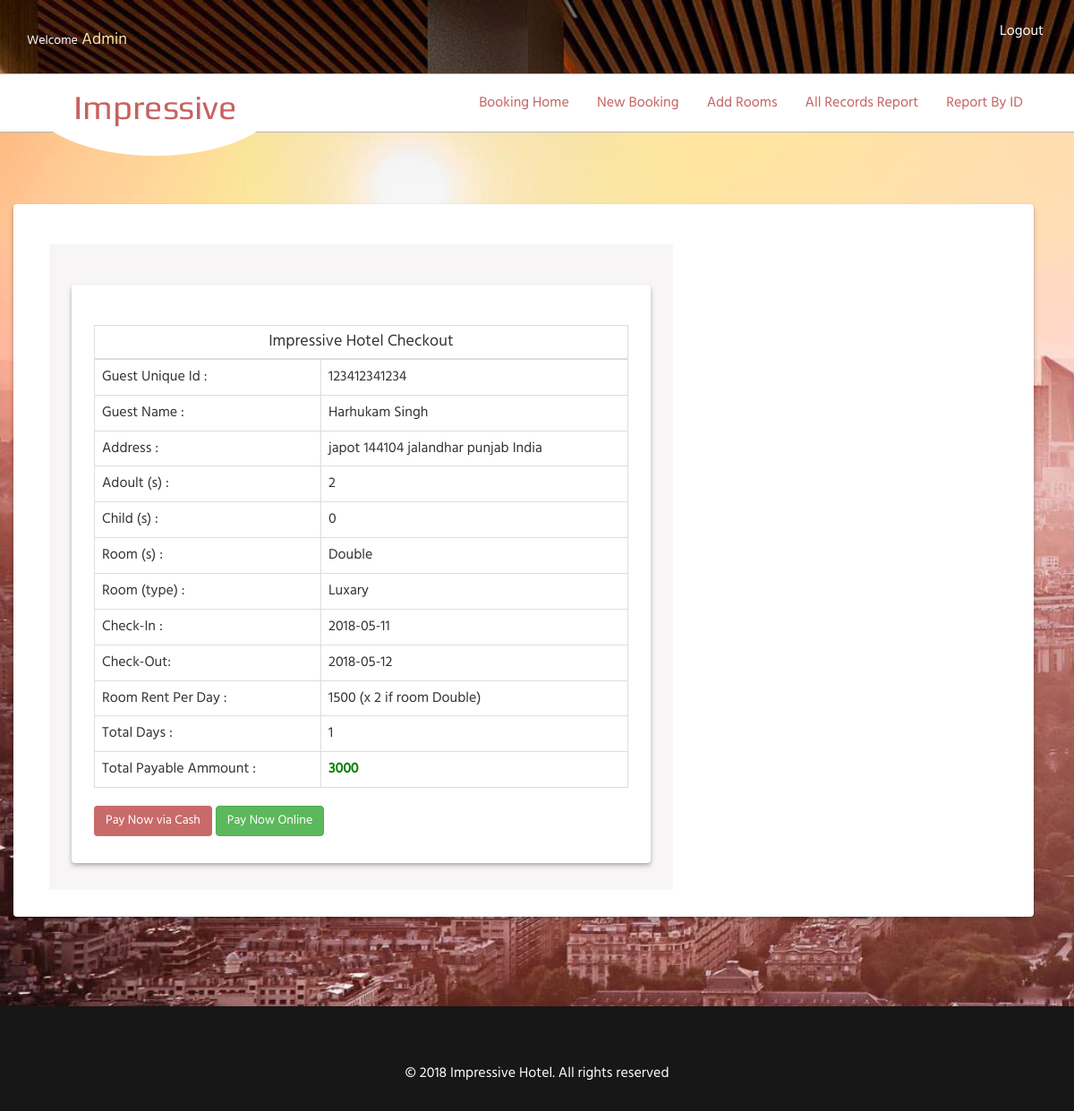
Page /checkout.php?checkoutid=22 (signed in) on the committed database.
### tables this page shows
CREATE TABLE `roombooking` (
  `id` bigint(20) NOT NULL,
  `adharid` text NOT NULL,
  `user` text NOT NULL,
  `checkin` date NOT NULL,
  `checkout` date NOT NULL,
  `adult` text NOT NULL,
  `child` text NOT NULL,
  `rooms` text NOT NULL,
  `roomtype` text NOT NULL,
  `roomnumber` text NOT NULL,
  `name` text NOT NULL,
  `email` text NOT NULL,
  `phone` text NOT NULL,
  `requirement` text NOT NULL,
  `address` text NOT NULL,
  `city` text NOT NULL,
  `state` text NOT NULL,
  `country` text NOT NULL,
  `pincode` text NOT NULL,
  `totaldays` text NOT NULL,
  `roomrent` text NOT NULL,
  `roomrentcal` text NOT NULL,
  `roomtotalammount` text NOT NULL
);

### checkout.php (the view, shortened to what this page needs)
<?php
require_once 'db_config.php';
if(isset($_GET['checkoutid']) && !empty($_GET['checkoutid']))
{
$id = $_GET['checkoutid'];
$stmt = $DB_con->prepare('SELECT * FROM roombooking WHERE id =:pid');
$stmt->execute(array(':pid'=>$id));
$row = $stmt->fetch(PDO::FETCH_ASSOC);
extract($row);
}
else{
header('Location: booking-home.php');
}
?>
<?php require_once"include/admin-header.php";?>
<div style="padding-top:30px;"></div>
<div class="container ">
<div class="row card5">
<div class="col-sm-8">
<div class="card6">
<div class="card5">
<div class="row">
<div class="col-sm-12">
<table class="table table-bordered">
<thead style="text-align:center">
<tr >
<th colspan="3" style="text-align:center; font-weight: bold;"> <h4>Impressive Hotel Checkout</h4></th>
</tr>
</thead>
<tbody>
  <tr>
<td>Guest Unique Id :</td>
<td><?php echo $adharid ; ?></td>
</tr>
<tr>
<td>Guest Name :</td>
<td><?php echo $name ; ?></td>
</tr>
<tr>
<td>Address :</td>
<td><?php echo $address." ".$pincode." ".$city." ".$state." ".$country ; ?></td>
</tr>
<tr>
<td>Adoult (s) :</td>
<td><?php echo $adult; ?></td>
</tr>
<tr>
<td>Child (s) :</td>
<td><?php echo $child; ?></td>
</tr>
<tr>
<td>Room (s) :</td>
<td><?php echo $rooms; ?></td>
</tr>
<tr>
<td>Room (type) :</td>
<td><?php echo $roomtype ; ?></td>
</tr>
<tr>
<td>Check-In : </td>
<td><?php echo $checkin ; ?></td>
</tr>
<tr>
<td>Check-Out:</td>
<td><?php echo $checkout; ?></td>
</tr>
<tr>
<td>Room Rent Per Day :</td>
<td><?php echo $roomrent ; ?>   (x 2 if room Double)</td>
</tr>
<tr>
<td>Total Days :</td>
<td><?php echo $totaldays ; ?></td>
</tr>
<tr>
<td>Total Payable Ammount :</td>
<td style="color:green; font-weight:900 bold"><b> <?php echo $roomtotalammount ; ?> </b></td>
</tr>
</tbody>
</table>
<a href="offlinepayment.php?payid=<?php echo $id;?>" name="offline" class="btn btn-theme">Pay Now via Cash </a>
<a href="onlinepayment.php?payid=<?php echo $id;?>" name="online" class="btn btn-success">Pay Now Online</a>
</div></div>
</div>
</div>
</div>
</div>
</div>
<?php require_once"include/admin-footer.php";?>

### css/style.css (style rules this page uses)
h4, h5, h6, h1, h2, h3 { margin: 0; }
html, body { font-family: 'Hind-Regular'; font-size: 100%; background:#fff; }
a { text-decoration: none; }
.table > thead > tr > th, .table > tbody > tr > th, .table > tfoot > tr > th, .table > thead > tr > td, .table > tbody > tr > td, .table > tfoot > tr > td { padding: 8px; line-height: 1.42857143; vertical-align: top; border-top: none; }
.card5 { padding:45px 25px 30px 25px; width:100%; height:auto; box-shadow: 0 2px 4px 0 rgba(0, 0, 0, 0.2), 0 4px 6px 0 rgba(0, 0, 0, 0.12); background-color: #fff; border-radius:4px; }
.card6 { padding:45px 25px 30px 25px; width:100%; height:auto; background-color: #f7f5f5; border-radius:0px; }
.btn-theme { background-color:#c96a6a; color:#fff; }

### rows in the picture
roombooking: adharid "123412341234", name "Harhukam Singh", address "japot", pincode "144104", city "jalandhar", state "punjab", country "India", adult "2", child "0", rooms "Double", roomtype "Luxary", checkin "2018-05-11", checkout "2018-05-12", roomrent "1500", totaldays "1", roomtotalammount "3000"

### other values in the picture
$_SESSION['login_user'] "Admin"
